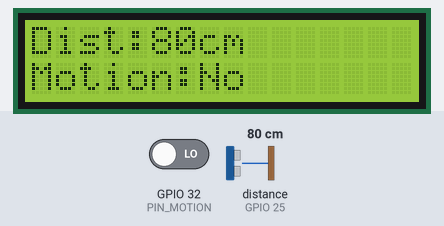
This program was run on a simulated ESP32. On the bench: 16×2 character LCD. Wiring (inferred from the names in the program): ultrasonic range finder: trigger GPIO 26; echo GPIO 25. Inputs (shaded band) come from the test bench; at power-on: GPIO 32 (PIN_MOTION) LOW, distance to the obstacle (sensor on GPIO 25) 80 cm. The echo pulse lasts 58.3 µs per cm.

Above: at 1.2 s.
1.3 s: GPIO 32 (PIN_MOTION) driven HIGH
At 1.4 s:
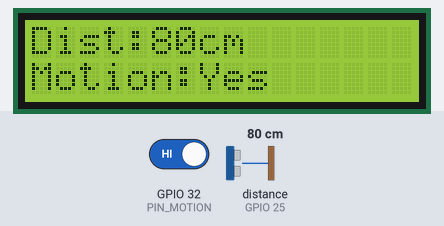
2.9 s: distance to the obstacle (sensor on GPIO 25) set to 2 cm
At 3.8 s:
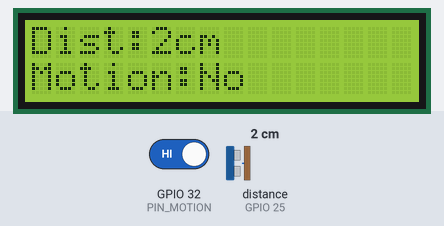
4.4 s: distance to the obstacle (sensor on GPIO 25) set to 4 cm
At 5.3 s:
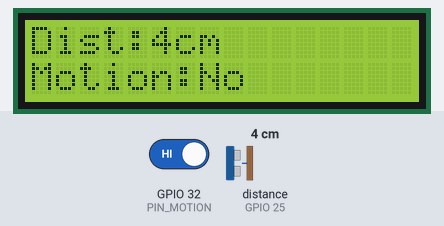
5.9 s: distance to the obstacle (sensor on GPIO 25) set to 9 cm
At 6.8 s:
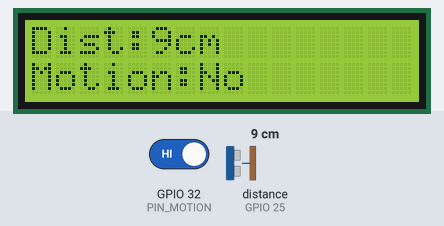
Timing chart, 0 to 8.4 s (numbered marks = the images above; inputs shaded):
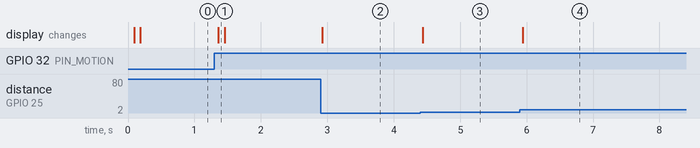

The program:

main.cpp
```cpp
/* ============================================================
 * PROJECT:     Hardware Interrupt Demo (PIR motion ISR + ultrasonic + I2C LCD)
 * BOARD:       ESP32 DevKit (esp32dev)
 * AUTHOR:      Yunus Hassen
 * DATE:        2026-07-22
 *
 * DESCRIPTION:
 *  This project demonstrates a hardware interrupt (ISR) attached to a PIR
 *  motion sensor's rising edge, alongside polled ultrasonic distance
 *  readings. A FreeRTOS task consumes both readings and displays them on
 *  an I2C LCD.
 *
 * WIRING (GPIO -> Component):
 * - GPIO 21 (SDA) -> LCD SDA
 * - GPIO 22 (SCL) -> LCD SCL
 * - GPIO 26 (TRIG) / GPIO 25 (ECHO) -> HC-SR04 ultrasonic sensor
 * - GPIO 32 -> PIR motion sensor OUT (interrupt pin)
 *
 * LIBRARIES:
 * - LiquidCrystal_I2C: For controlling the I2C LCD.
 * - Wire: For I2C communication.
 *
 * NOTES:
 * - volatile tells the compiler this value
 *   can change outside normal program flow (from an interrupt),
 *   so it must re-read from memory every time, never cache/optimize it away.
 * - ISR: must be short, fast, and marked IRAM_ATTR so it's placed in
 *   fast internal RAM rather than flash.
 * - DO NOT DO HEAVY WORK IN AN ISR! Just set a flag and let the main loop handle it.
 * - The PIR sensor, when triggerred, will stay high for 5 seconds, and will wait 1.2
 *  seconds before it can trigger again; however, the ISR will trigger on the rising
 *  edge of the signal, so it will only set the flag once per motion event with atleast
 *  6.2 seconds between events.
 *
 * BUILD & RUN:
 *   pio run
 *   wokwi-cli .
 * ============================================================ */

#include <Arduino.h>
#include <Wire.h>
#include <LiquidCrystal_I2C.h>

#define SDA_PIN 21
#define SCL_PIN 22

#define PIN_TRIG 26
#define PIN_ECHO 25

#define PIN_MOTION 32

// ===========================================================

LiquidCrystal_I2C lcd(0x27, 16, 2);

// Flag set by the ISR, read by the sensor task.
volatile bool motionFlag = false;

struct SensorData
{
    int distance;
    bool motionDetected;
};

// placed in fast internal RAM rather than flash as to not be interrupted
void IRAM_ATTR motionISR()
{
    motionFlag = true;
}

QueueHandle_t sensorQueue;

// ============================================================

void readDataTask(void *pvParameters)
{
    pinMode(PIN_TRIG, OUTPUT);
    pinMode(PIN_ECHO, INPUT);
    pinMode(PIN_MOTION, INPUT);

    // Register the ISR: call motionISR() whenever PIN_MOTION goes LOW->HIGH
    attachInterrupt(digitalPinToInterrupt(PIN_MOTION), motionISR, RISING);

    for (;;)
    {
        SensorData data;

        digitalWrite(PIN_TRIG, HIGH);
        delayMicroseconds(10);
        digitalWrite(PIN_TRIG, LOW);

        long duration = pulseIn(PIN_ECHO, HIGH);
        data.distance = duration / 58;

        // Check and consume the flag set by the ISR
        if (motionFlag)
        {
            data.motionDetected = true;
            motionFlag = false; // reset after reading
        }
        else
        {
            data.motionDetected = false;
        }

        xQueueOverwrite(sensorQueue, &data);
        vTaskDelay(pdMS_TO_TICKS(100));
    }
}

void displayTask(void *pvParameters)
{
    Wire.begin(SDA_PIN, SCL_PIN);
    lcd.init();
    lcd.backlight();

    SensorData received;
    for (;;)
    {
        if (xQueueReceive(sensorQueue, &received, portMAX_DELAY) == pdTRUE)
        {
            lcd.setCursor(0, 0);
            lcd.print("Dist:");
            lcd.print(received.distance);
            lcd.print("cm    ");

            lcd.setCursor(0, 1);
            lcd.print("Motion:");
            lcd.print(received.motionDetected ? "Yes" : "No ");
        }
    }
}

// ============================================================

void setup()
{
    Serial.begin(9600);
    sensorQueue = xQueueCreate(1, sizeof(SensorData));

    xTaskCreatePinnedToCore(readDataTask, "SensorTask", 4096, NULL, 1, NULL, 1);
    xTaskCreatePinnedToCore(displayTask, "DisplayTask", 4096, NULL, 1, NULL, 1);
}

void loop()
{
}
```

Measured:
- after the input at 1.3 s, the display: changes after 0.05 s (image 1)
- after the input at 2.9 s, the display: changes at once (image 2)
- after the input at 4.4 s, the display: changes at once (image 3)
- after the input at 5.9 s, the display: changes at once (image 4)
